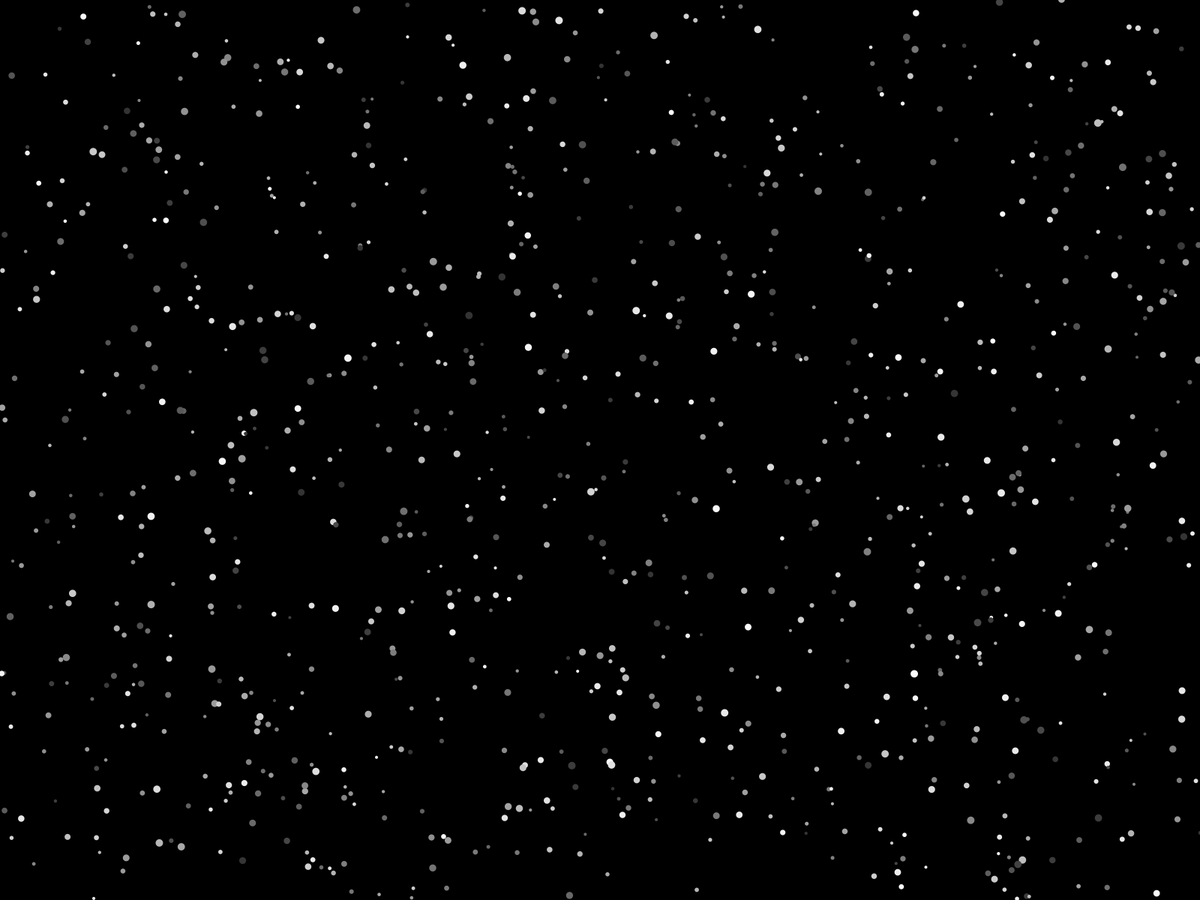
Frame 1 (no input)
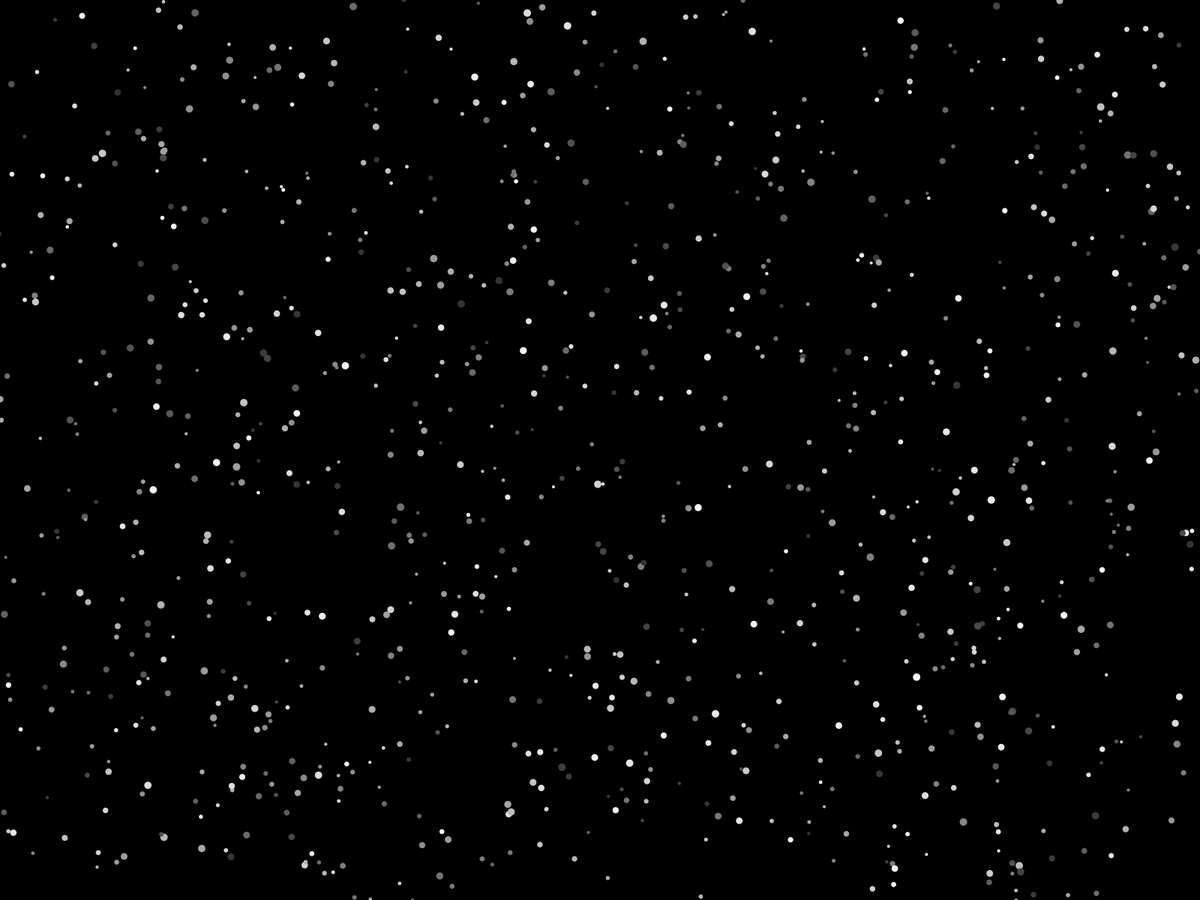
Frame 60 (the mouse pressed at the canvas centre just before this capture)
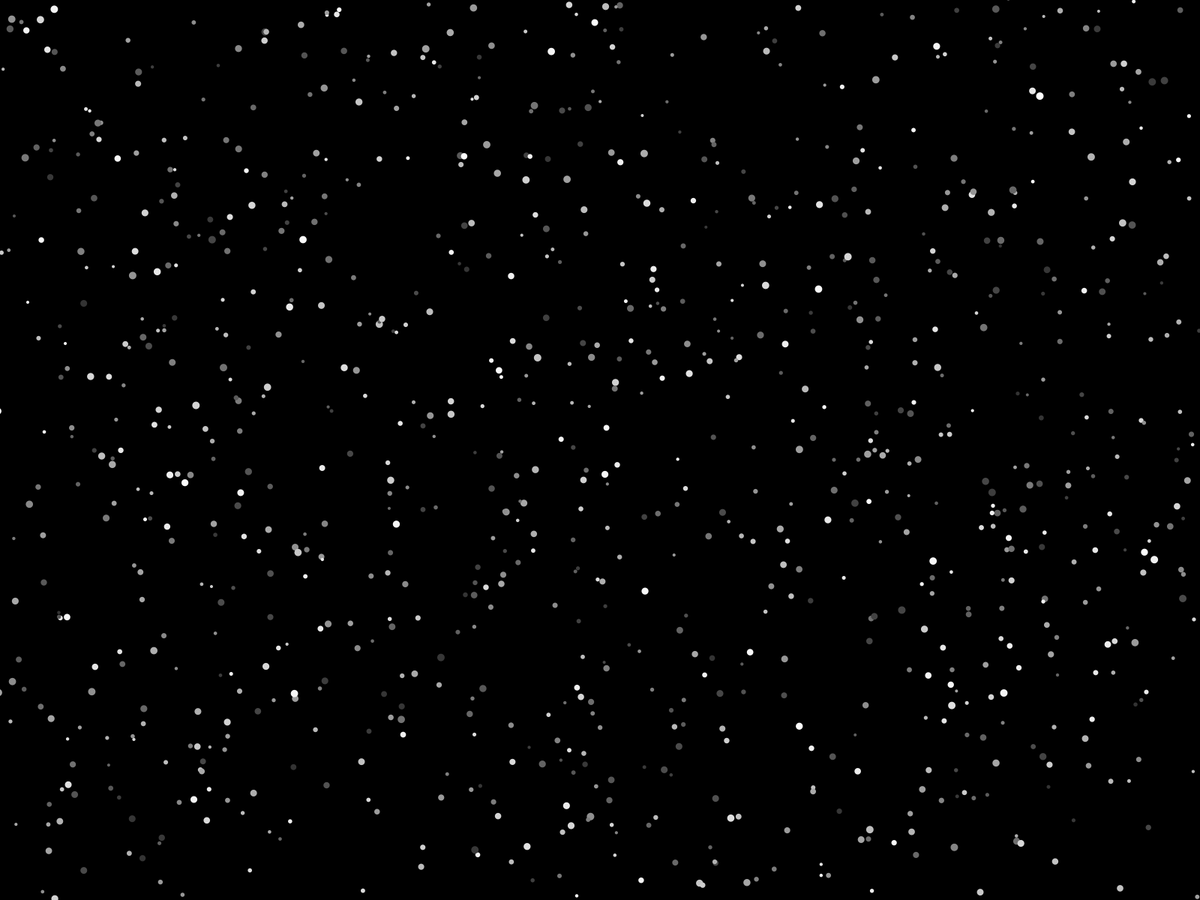
Frame 120 (the mouse held since frame 60 and released just before this capture)

The Processing sketch that drew these frames (run headless with seeded random() and noise(); from frame 60 on, the mouse is pressed at the canvas centre):

// Processing sketch: P03_atomBrownian
// ── P03_atomBrownian.pde
//  Introduction to Processing by Robin Parmar. MIT License.

/*  P03_atomBrownian

    This code set will demonstrate a flexible method for creating a 
    particle system. The goal is to maintain a very simple top-level 
    sketch, with all the details clearly organised in other tabs.

    The following versions are part of this set:    
        1. static atoms
        2. static atoms with object factory
        3. Brownian motion
        4. Perlin noise motion
        5. physics-based motion
        6. physics with bounds
        7. physics with bounce
        8. physics with collisions
        9. enhanced physics

    IN THIS VERSION
  		In Atom we add an update() method.
		In Universe we call update().
*/

Universe us;

int BLACK = 0;

void setup() {
    fullScreen();
    colorMode(HSB, 1.);
    noStroke();

    us = new Universe(1000);
}

void draw() {
    background(BLACK);
    us.display();
}

void mousePressed() {
    us.initialise();
}

// ── Atom.pde
/*
	Each atom will be rendered as an achromatic circle.
	Position, size, and colour are randomised.
*/

class Atom {
    float x, y;				// position in space
    float d;				// diameter
    float c;				// monochrome colour of atom

	Atom() {
    	initialise();
	}
    
    // randomise values
    void initialise() {
        x = random(width);
        y = random(height); 
        d = random(4, 10);
        c = random(.2, 1);
    }

    // draw a circle
	void display() {
        fill(c);
        circle(x, y, d);
	}

	// *NEW*
    // Simulate Brownian motion by changing position incrementally. 
    
    // We could have grouped this with display() but it's more flexible 
    // to keep each distinct operation in its own method.  
	void update() {
		x += random(-2., 2.);
		y += random(-2., 2. );
    }
}

// ── Universe.pde
/*
    The Universe holds an array of Atoms. This is an object factory, 
    creating and managing the individual particles.
*/

class Universe {
    int size;
	Atom[] cluster;

    // constructor
    Universe(int size_) {
    	size = size_;
        cluster = new Atom[size]; 
		initialise();        
    }

    // display each atom in the universe
    void display() {
    	for (Atom a: cluster) {
            a.update();            	// *NEW*            
            a.display();
    	}  
    }

    void initialise() {
        for (int i=0; i<size; i++) {
            cluster[i] = new Atom();
          }
    }
}
